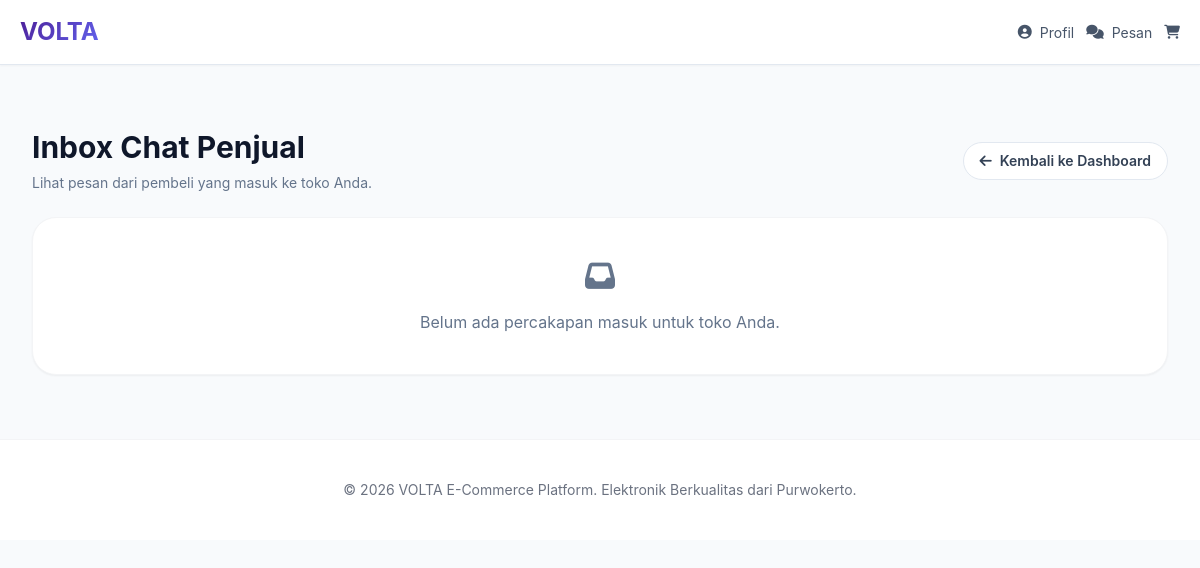
The app's page /toko/chat/ (signed in), older data.
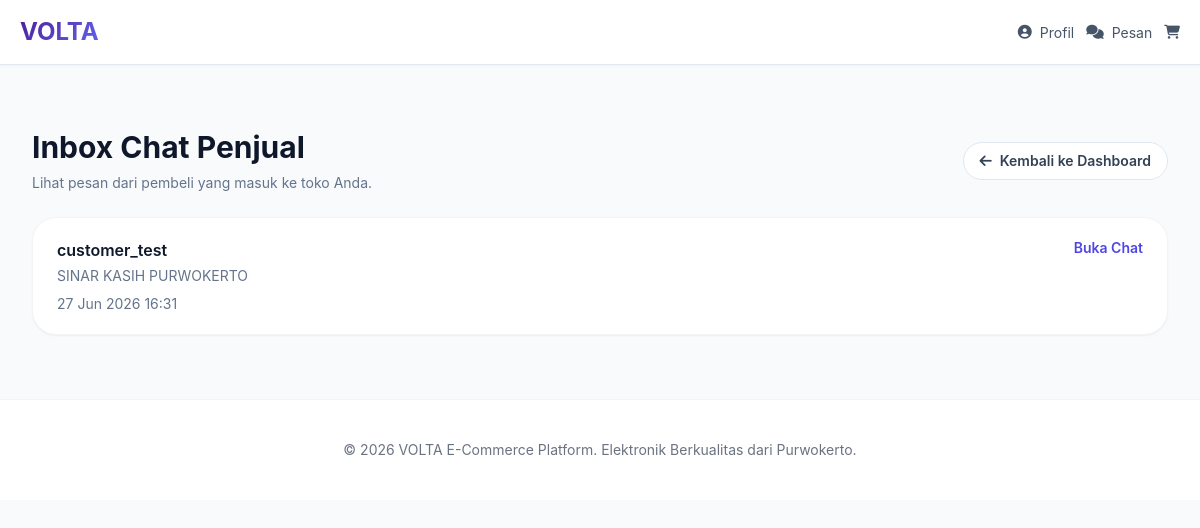
The same page, newer data.
### master_products/models.py (models this page shows, shortened)
class ChatRoom(models.Model):
    ROOM_STATUS_CHOICES = (
        ('open', 'Open'),
        ('closed', 'Closed'),
    )
    room_id = models.AutoField(primary_key=True)
    customer = models.ForeignKey(
        settings.AUTH_USER_MODEL,
        on_delete=models.CASCADE,
        related_name='chat_rooms',
        help_text='Customer yang memulai percakapan'
    )
    brand = models.ForeignKey(
        Brand,
        on_delete=models.CASCADE,
        related_name='chat_rooms',
        help_text='Toko/brand yang menjadi lawan bicara'
    )
    status = models.CharField(
        max_length=20,
        choices=ROOM_STATUS_CHOICES,
        default='open',
        help_text='Status percakapan chat'
    )
    created_at = models.DateTimeField(
        auto_now_add=True,
        help_text='Waktu percakapan dibuat'
    )
    updated_at = models.DateTimeField(
        auto_now=True,
        help_text='Waktu percakapan terakhir diperbarui'
    )
    class Meta:
        verbose_name = 'Chat Room'
        verbose_name_plural = 'Chat Rooms'
        db_table = 'chat_rooms'
        ordering = ['-updated_at']
        indexes = [
            models.Index(fields=['customer']),
            models.Index(fields=['brand']),
            models.Index(fields=['updated_at']),
        ]
        constraints = [
            models.UniqueConstraint(fields=['customer', 'brand'], name='unique_customer_brand_chatroom')
        ]

class Brand(models.Model):
    STATUS_CHOICES = (
        ('pending', 'Pending Approval'),
        ('approved', 'Approved'),
        ('rejected', 'Rejected'),
        ('suspended', 'Suspended'),
    )
    brand_id = models.AutoField(primary_key=True)
    user_id = models.OneToOneField(
        settings.AUTH_USER_MODEL,
        on_delete=models.CASCADE,
        related_name='brand_vendor',
        db_column='user_id',
        help_text="User/vendor yang memiliki brand ini"
    )
    brand_name = models.CharField(
        max_length=255,
        help_text="Nama brand/vendor"
    )
    logo = models.ImageField(
        upload_to='brands/logos/',
        blank=True,
        null=True,
        help_text="Logo brand (rekomendasi: PNG dengan background transparan)"
    )
    description = models.TextField(
        blank=True,
        null=True,
        help_text="Deskripsi detail tentang brand/vendor"
    )
    status = models.CharField(
        max_length=20,
        choices=STATUS_CHOICES,
        default='pending',
        help_text="Status persetujuan brand (pending, approved, rejected, suspended)"
    )
    approved_at = models.DateTimeField(
        blank=True,
        null=True,
        help_text="Tanggal brand disetujui oleh admin"
    )
    approved_by = models.ForeignKey(
        settings.AUTH_USER_MODEL,
        on_delete=models.SET_NULL,
        null=True,
        blank=True,
        related_name='approved_brands',
        db_column='approved_by',
        help_text="Admin yang menyetujui brand ini"
    )
    nib_or_ktp = models.CharField(
        max_length=50,
        unique=True,
        blank=True,
        null=True,
        db_column='nib_or_ktp',
        help_text="Nomor Induk Berusaha (NIB) atau Nomor KTP"
    )
    rating = models.FloatField(
        default=0.0,
        validators=[MinValueValidator(0.0), MaxValueValidator(5.0)],
        db_column='rating',
        help_text="Rating brand dari customer (0.0-5.0)"
    )
    created_at = models.DateTimeField(
        auto_now_add=True,
        help_text="Tanggal brand didaftar"
    )
    updated_at = models.DateTimeField(
        auto_now=True,
        help_text="Tanggal brand terakhir diperbarui"
    )
    class Meta:
        verbose_name = _('Brand')
        verbose_name_plural = _('Brands')
        db_table = 'brands'
        ordering = ['-created_at']
        indexes = [
            models.Index(fields=['status']),
            models.Index(fields=['user_id']),
            models.Index(fields=['created_at']),
        ]
    @property
    def is_approved(self):
        return self.status == 'approved'

### users/models.py (models this page shows, shortened)
class User(AbstractUser):
    ROLE_CHOICES = (
        ('admin', 'Administrator'),
        ('brand', 'Brand/Vendor'),
        ('customer', 'Customer'),
    )
    user_id = models.AutoField(primary_key=True)
    role = models.CharField(
        max_length=20,
        choices=ROLE_CHOICES,
        default='customer',
        help_text="Role pengguna dalam sistem (admin, brand, atau customer)"
    )
    full_name = models.CharField(
        max_length=255,
        blank=True,
        null=True,
        help_text="Nama lengkap pengguna"
    )
    phone = models.CharField(
        max_length=20,
        blank=True,
        null=True,
        unique=True,
        help_text="Nomor telepon kontak pengguna"
    )
    address_street = models.TextField(
        blank=True,
        null=True,
        help_text="Jalan dan nomor rumah"
    )
    address_city = models.CharField(
        max_length=100,
        blank=True,
        null=True,
        help_text="Kota/Kabupaten"
    )
    address_province = models.CharField(
        max_length=100,
        blank=True,
        null=True,
        help_text="Provinsi"
    )
    address_postal_code = models.CharField(
        max_length=100,
        blank=True,
        null=True,
        help_text="Kode pos"
    )
    is_active = models.BooleanField(
        default=True,
        help_text="Menunjukkan apakah user ini aktif atau tidak"
    )
    created_at = models.DateTimeField(
        auto_now_add=True,
        help_text="Tanggal dan waktu user dibuat"
    )
    updated_at = models.DateTimeField(
        auto_now=True,
        help_text="Tanggal dan waktu user terakhir diperbarui"
    )
    class Meta:
        verbose_name = _('User')
        verbose_name_plural = _('Users')
        db_table = 'users'
        ordering = ['-created_at']
        indexes = [
            models.Index(fields=['email']),
            models.Index(fields=['role']),
            models.Index(fields=['is_active']),
        ]
    @property
    def toko(self):
        return getattr(self, 'brand_vendor', None)

### master_products/views.py (the view)
# urls.py: path('toko/chat/', views.brand_chat_inbox, name='brand_chat_inbox'),
@login_required(login_url='master_products:login')
@seller_required
def brand_chat_inbox(request):
    current_toko = getattr(request.user, 'toko', None)
    rooms = ChatRoom.objects.filter(brand__user_id=request.user).select_related('customer', 'brand').order_by('-updated_at')
    context = {
        'toko': current_toko,
        'rooms': rooms,
        'active_nav': 'chat',
    }
    return render(request, 'brand_admin/chat_inbox.html', context)

### master_products/context_processors.py (called while the page is built)
def unread_chat_count(request):
    if not getattr(request, 'user', None) or not request.user.is_authenticated:
        return {'unread_count': 0}
    user = request.user
    unread_messages = ChatMessage.objects.filter(is_read=False)
    if getattr(user, 'role', None) == 'customer':
        unread_messages = unread_messages.filter(room__customer=user).exclude(sender=user)
    elif getattr(user, 'role', None) == 'brand':
        unread_messages = unread_messages.filter(room__brand__user_id=user).exclude(sender=user)
    else:
        unread_messages = unread_messages.none()
    return {'unread_count': unread_messages.count()}

### master_products/templates/brand_admin/chat_inbox.html (shortened to what this page needs)
{% extends 'base.html' %}
{% block content %}
<div class="max-w-7xl mx-auto px-4 py-8">
    <div class="mb-6 flex flex-col gap-3 lg:flex-row lg:items-center lg:justify-between">
        <div>
            <h1 class="text-3xl font-bold text-slate-900">Inbox Chat Penjual</h1>
            <p class="text-sm text-slate-500 mt-2">Lihat pesan dari pembeli yang masuk ke toko Anda.</p>
        </div>
        <a href="{% url 'master_products:seller_dashboard' %}" class="inline-flex items-center gap-2 rounded-full border border-slate-200 bg-white px-4 py-2 text-sm font-semibold text-slate-700 hover:bg-slate-50 transition">
            <i class="fas fa-arrow-left"></i> Kembali ke Dashboard
        </a>
    </div>
    <div class="bg-white border border-gray-100 rounded-3xl shadow-sm overflow-hidden">
        {% if rooms %}
            <div class="divide-y divide-gray-100">
                {% for room in rooms %}
                    <a href="{% url 'master_products:brand_chat_detail' room.room_id %}" class="flex items-start justify-between gap-4 px-6 py-5 hover:bg-slate-50 transition">
                        <div>
                            <div class="font-semibold text-slate-900">{{ room.customer.full_name|default:room.customer.username }}</div>
                            <div class="text-sm text-slate-500 mt-1">{{ room.brand.brand_name }}</div>
                            <div class="text-sm text-slate-500 mt-2">{{ room.updated_at|date:'d M Y H:i' }}</div>
                        </div>
                        <div class="text-sm text-indigo-600 font-semibold">Buka Chat</div>
                    </a>
                {% endfor %}
            </div>
        {% else %}
            <div class="p-10 text-center text-slate-500">
                <i class="fas fa-inbox text-3xl mb-4"></i>
                <p>Belum ada percakapan masuk untuk toko Anda.</p>
            </div>
        {% endif %}
    </div>
</div>
{% endblock %}

Row changes from the older to the newer data that the page shows:
added ChatRoom: customer.full_name "customer_test", brand.brand_name "SINAR KASIH PURWOKERTO", updated_at "27 Jun 2026 16:31"
Text that changed along with them:
text no longer shown: "Belum ada percakapan masuk untuk toko Anda."
